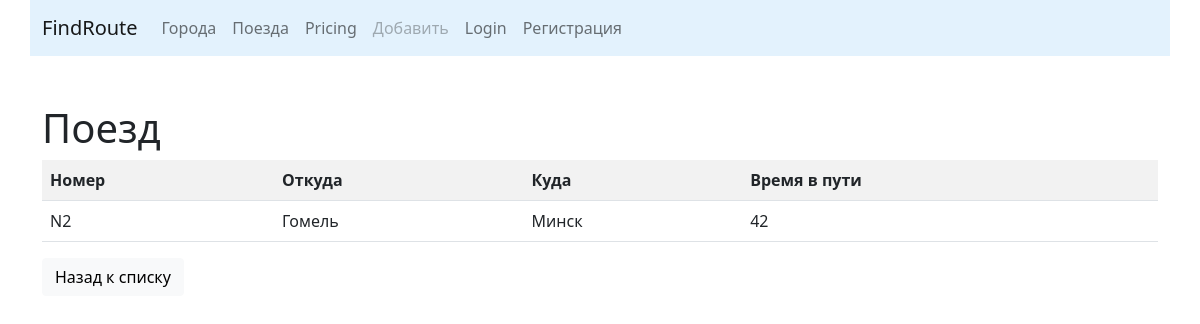
Page /trains/detail/2/ on the committed database.
### trains/models.py (models this page shows, shortened)
class Train(models.Model):
    name = models.CharField(max_length=50, unique=True, verbose_name='Номер поезда')
    travel_time = models.PositiveSmallIntegerField(verbose_name='Время в пути')
    from_city = models.ForeignKey(City, on_delete=models.CASCADE,
                                  related_name='from_city_set',
                                  verbose_name='Из какого города')
    to_city = models.ForeignKey(City, on_delete=models.CASCADE,
                                related_name='to_city_set',
                                verbose_name='В какой город')
    class Meta:
        verbose_name = 'Поезд'
        verbose_name_plural = 'Поезда'
        ordering = ['travel_time']

### cities/models.py (models this page shows, shortened)
class City(models.Model):
    name = models.CharField(max_length=50, unique=True, verbose_name='Город')
    def __str__(self):
        return self.name
    class Meta:
        verbose_name_plural = 'Города'
        ordering = ['name']

### trains/views.py (the view)
# urls.py: path('detail/<int:pk>/', TrainDetailView.as_view(), name='detail'),
class TrainDetailView(DetailView):
     queryset = Train.objects.all()
     template_name = 'trains/detail.html'

### trains/templates/trains/detail.html (shortened to what this page needs)
{% extends 'base.html' %}
{% block content%}
<h1>Поезд</h1>
<div class="row">
    <div class="col-md">
        <table class="table table-striped">
            <tr>
                <th>Номер</th>
                <th>Откуда</th>
                <th>Куда</th>
                <th>Время в пути</th>
            </tr>
            <tr>
                <td>
                    {{object.name}}
                </td>
                <td>{{object.from_city}}</td>
                <td>{{object.to_city}}</td>
                <td>{{object.travel_time}}</td>
            </tr>
            </table>
    </div>
</div>
<div class="row">
    <div class="col-md-4">
        <a href="{% url 'trains:home' %}">
            <button type="button" class="btn btn-light">
                Назад к списку
            </button>
        </a>
    </div>
</div>
{%endblock%}

### rows in the picture
Train: name "N2", from_city "Гомель", to_city "Минск", travel_time "42"
